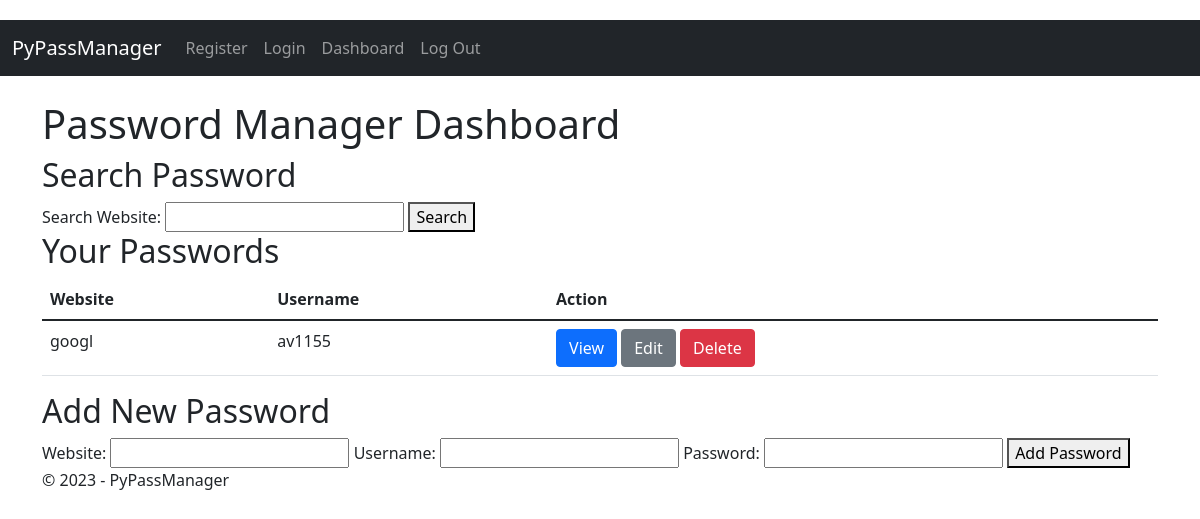
Page / (signed in) on the earlier database version.
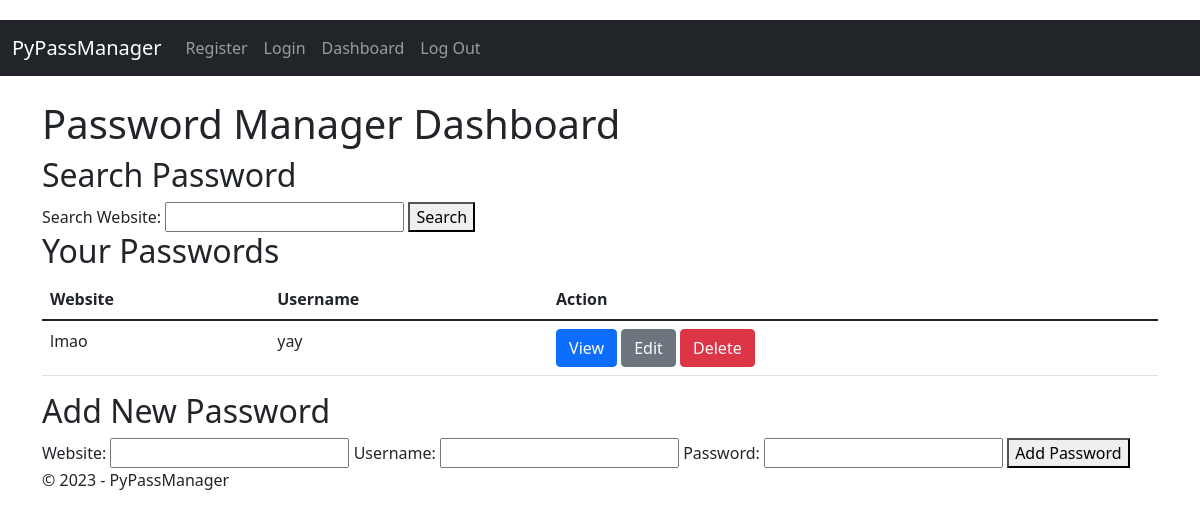
Same page on the later database version.
### app.py (models this page shows)
class Password(db.Model):
    __tablename__ = "passwords"
    id = db.Column(db.Integer, primary_key=True)
    user_id = db.Column(db.Integer, db.ForeignKey("users.id"), nullable=False)
    website = db.Column(db.String(255), nullable=False)
    username = db.Column(db.String(100), nullable=False)
    password = db.Column(db.String(200), nullable=False)

### app.py (the view)
@app.route("/")
def index():
    current_year = datetime.now().year
    if current_user.is_authenticated:
        passwords = Password.query.filter_by(user_id=current_user.id).all()
        return render_template(
            "dashboard.html", current_year=current_year, passwords=passwords
        )
    return render_template("index.html")  # Public landing page

### app.py (called while the page is built)
@login_manager.user_loader
def load_user(user_id):
    return User.query.get(int(user_id))

### templates/dashboard.html
{% extends "layout.html" %}
{% block content %}
    <header>
        <h1>Password Manager Dashboard</h1>
    </header>
    <main>
        <section class="search-password">
            <h2>Search Password</h2>
            <form method="POST" action="{{ url_for('search_password') }}">
                <label for="search_website">Search Website:</label>
                <input type="text" id="search_website" name="search_website" required />
                <button type="submit">Search</button>
            </form>
        </section>
        <section class="password-list">
            <h2>Your Passwords</h2>
            <table class="table">
                <thead>
                    <tr>
                        <th>Website</th>
                        <th>Username</th>
                        <th>Action</th>
                    </tr>
                </thead>
                <tbody>
                    {% for password in passwords %}
                    <tr>
                        <td>{{ password.website }}</td>
                        <td>{{ password.username }}</td>
                        <td>
                            <a href="{{ url_for('view_password', password_id=password.id) }}" class="btn btn-primary">View</a>
                            <a href="{{ url_for('edit_password', password_id=password.id) }}" class="btn btn-secondary">Edit</a>
                            <form action="{{ url_for('remove_password', password_id=password.id) }}" method="POST" style="display: inline-block;">
                                <button type="submit" class="btn btn-danger">Delete</button>
                            </form>
                        </td>
                    </tr>
                    {% endfor %}
                </tbody>
            </table>
        </section>
        <section class="add-password">
            <h2>Add New Password</h2>
            <form method="POST" action="{{ url_for('add_password') }}">
                <label for="website">Website:</label>
                <input type="text" id="website" name="website" required />
                <label for="username">Username:</label>
                <input type="text" id="username" name="username" required />
                <label for="password">Password:</label>
                <input type="password" id="password" name="password" required />
                <button type="submit">Add Password</button>
            </form>
        </section>
    </main>
    <footer>
        <p>&copy; {{ current_year }} - PyPassManager</p>
    </footer>
{% endblock %}

### templates/layout.html (shortened to what this page needs)
<!doctype html>
<html lang="en">
<head>
    <link href="https://stackpath.bootstrapcdn.com/bootstrap/5.1.3/css/bootstrap.min.css" rel="stylesheet" />
    <link href="{{ url_for('static', filename='css/styles.css') }}" rel="stylesheet" />
</head>
<body>
    <nav class="navbar navbar-expand-lg navbar-dark bg-dark">
        <div class="container-fluid">
            <a class="navbar-brand" href="{{ url_for('index') }}">PyPassManager</a>
            <div class="collapse navbar-collapse" id="navbarNav">
                <ul class="navbar-nav">
                    <li class="nav-item">
                        <a class="nav-link" href="{{ url_for('register') }}">Register</a>
                    </li>
                    <li class="nav-item">
                        <a class="nav-link" href="{{ url_for('login') }}">Login</a>
                    </li>
                </ul>
                {% if current_user.is_authenticated %}
                <ul class="navbar-nav ml-auto">
                    <li class="nav-item">
                        <a class="nav-link" href="{{ url_for('dashboard') }}">Dashboard</a>
                    </li>
                    <li class="nav-item">
                        <a class="nav-link" href="{{ url_for('logout') }}">Log Out</a>
                    </li>
                </ul>
                {% endif %}
            </div>
        </div>
    </nav>
    <div class="container mt-4">{% block content %} {% endblock %}</div>
</body>
</html>

### static/css/styles.css (style rules this page uses)
body { padding-top: 20px; }

Differences in the rows shown:
removed Password: website "googl", username "av1155"
added Password: website "lmao", username "yay"
